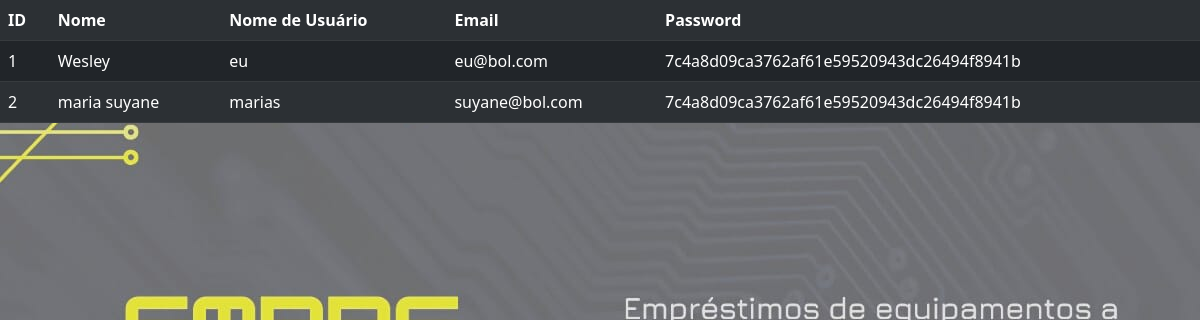
Page /usuario/listar (signed in) on the committed database.
### Usuarios.py (models this page shows)
class Usuario(db.Model):
    id = db.Column(db.Integer, primary_key=True)
    name = db.Column(db.String(200), unique=False, nullable=False)
    username = db.Column(db.String(80), unique=True, nullable=False)
    email = db.Column(db.String(120), unique=True, nullable=True)
    password = db.Column(db.String(80), unique=False, nullable=False)
    emprestimo = db.relationship('Emprestimo',backref='usuario', lazy=True)

### app.py (the view)
@app.route('/usuario/listar')
def listar_usuarios():
    if session.get('autenticado',False)==False:
       return (redirect(url_for('login')))
    usuarios = Usuario.query.order_by(Usuario.name).all()
    return(render_template('usuarios.html',usuarios=usuarios))

### templates/usuarios.html
{% extends "base.html" %}
{% block conteudo %}
<table class="table table-dark table-striped">
    <tr>
        <th>ID</th>
        <th>Nome</th>
        <th>Nome de Usuário</th>
        <th>Email</th>
        <th>Password</th>
    </tr>
    {% for usuario in usuarios %}
        <tr>
            <td>{{usuario.id}}</td>
            <td>{{usuario.name}}</td>
            <td>{{usuario.username}}</td>
            <td>{{usuario.email}}</td>
            <td>{{usuario.password}}</td>
        </tr>
    {% endfor %}
</table>
{% endblock %}

### rows in the picture
Usuario: id "1", name "Wesley", username "eu", email "eu@bol.com", password "7c4a8d09ca3762af61e59520943dc26494f8941b"
Usuario: id "2", name "maria suyane", username "marias", email "suyane@bol.com", password "7c4a8d09ca3762af61e59520943dc26494f8941b"
